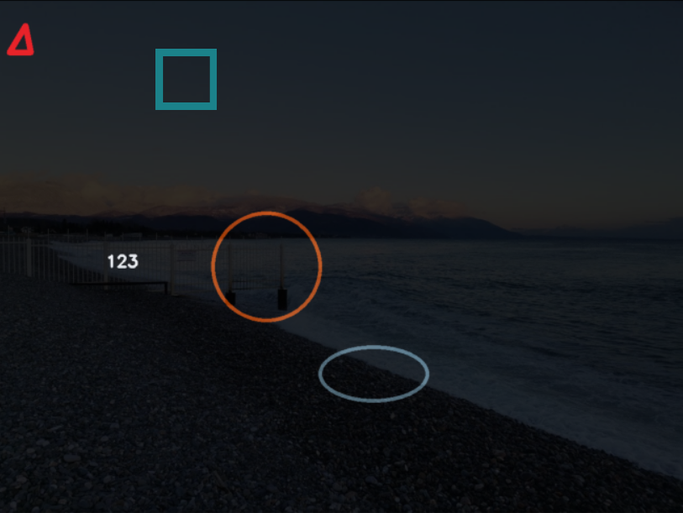
#> input picture Магистратура/Обработка и анализ изображений/other/lab2.png, 683 x 513 px, shrunk from 813 x 611 before the run, found by its file name
$ jupyter execute --allow-errors Lab_6.ipynb
#> lines starting #> are read from the running program, lines starting #| are printed output that depends on the picture; after the words box and inside, x2 and y2 are one past the last pixel; in counts of white or black regions, pixels touching at a corner belong together
[cell 1]
root_folder = '/content/drive/MyDrive/магистратура/Обработка и анализ изображений/other/'

[cell 2]
from copy import deepcopy
import cv2
import numpy as np
import matplotlib.pyplot as plt
from google.colab.patches import cv2_imshow

[cell 3]
def print_img(img, title = '', shape = (12,9)):
  plt.figure(figsize = shape)
  plt.title(title)
  plt.imshow(cv2.cvtColor(img, cv2.COLOR_BGR2RGB))

def print_img_grey(img, title = '', shape = (12,9)):
  plt.figure(figsize = shape)
  plt.title(title)
  plt.imshow(cv2.cvtColor(img, cv2.COLOR_GRAY2RGB))


def reverse_shape(shape):
  result = []
  for i in range(len(shape)):
    result.append(shape[len(shape)-i-1])
  return(tuple(result))

# [11 lines of commented-out code are left out]

[cell 4]
img_lab = cv2.imread(root_folder+"lab2.png")
#> img_lab is the input picture: shape (513, 683, 3); mean B, G, R 30.9, 26.6, 22.8

## Задание 1

[cell 5]
_, img_contours = cv2.threshold(cv2.cvtColor(img_lab, cv2.COLOR_BGR2GRAY), 50,255,cv2.THRESH_BINARY)
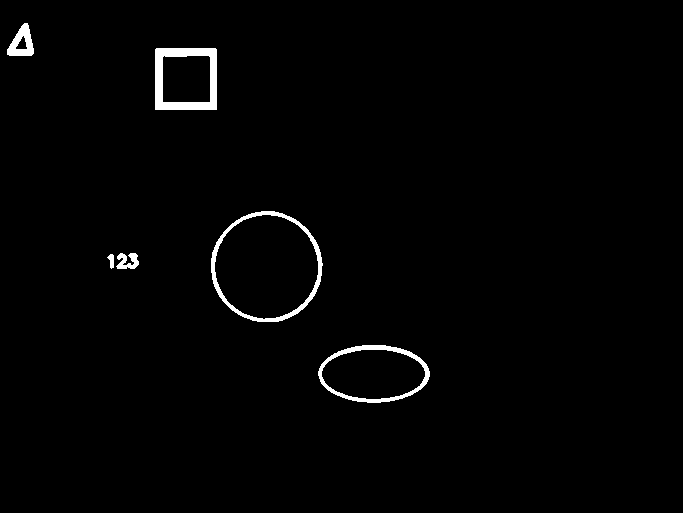
#> img_contours: shape (513, 683); 1.4% white; 6 white regions, box (x1, y1, x2, y2) and area: (155, 48, 217, 110) 1704, (211, 211, 323, 322) 1404, (318, 345, 430, 403) 1102, (7, 23, 34, 56) 503, (116, 253, 139, 269) 241, (107, 254, 114, 269) 65

[cell 6]
print_img(img_contours)

[cell 7]
contours,hier = cv2.findContours(img_contours, cv2.RETR_EXTERNAL, cv2.CHAIN_APPROX_SIMPLE )
#> contours = 6 contours; box (x1, y1, x2, y2) and area: (211, 211, 323, 322) 9568, (318, 345, 430, 403) 4936, (155, 48, 217, 110) 3720, (7, 23, 34, 56) 537, (116, 253, 139, 269) 191, (107, 254, 114, 269) 48

[cell 8]
res_c_img = img_lab

[cell 9]
spliter = np.mean([len(cont) for cont in contours])
#> spliter = 62.17

[cell 10]
curr_contours = {'square':[],'circle':[]}
for contour in contours:
  if len(contour) == 4:
    res_c_img = cv2.drawContours(res_c_img, [contour], 0, [255,0,0], 2)
    curr_contours['square'].append(contour)
  elif len(contour) >= spliter:
     res_c_img = cv2.drawContours(res_c_img, [contour], 0, [0,255,0], 2)
     curr_contours['circle'].append(contour)
#> this loop made 6 passes
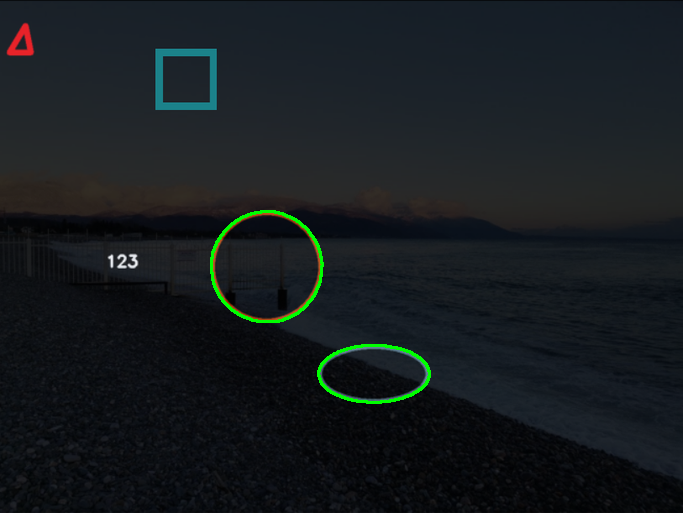
#> res_c_img: shape (513, 683, 3); mean B, G, R 30.6, 27.8, 22.3

[cell 11]
print_img(res_c_img)

#> (a cell that did not finish here is left out)

[cell 13]
#Периметр квадрата

#> (a cell that did not finish here is left out)

## Задание 2

[cell 15]
from copy import deepcopy

[cell 16]
img_task2 = cv2.imread(root_folder+"patric.jpg")
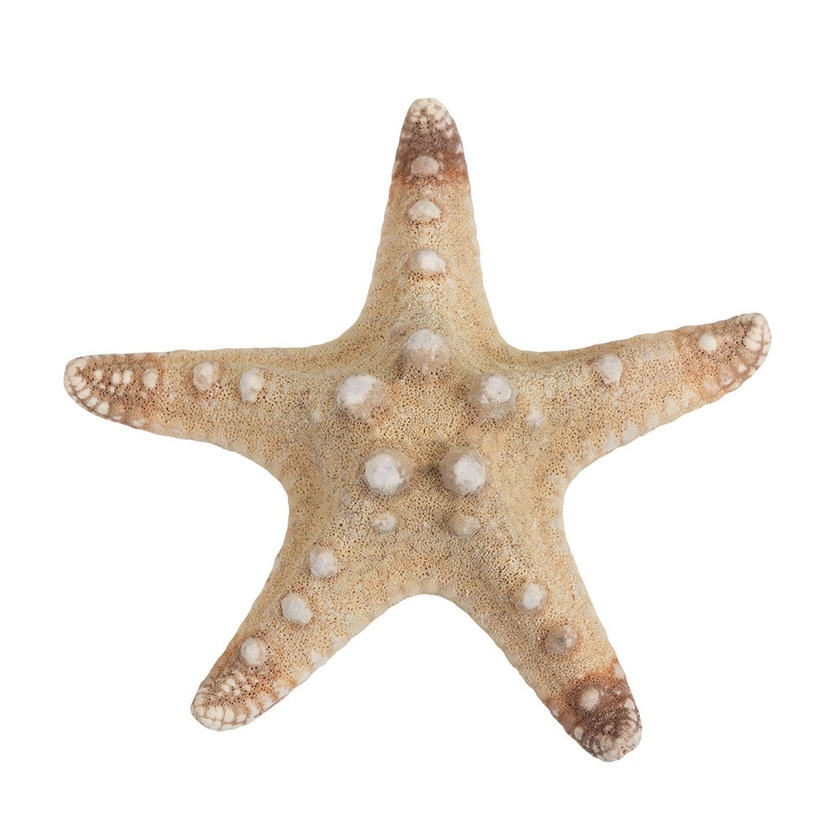
#> input picture Магистратура/Обработка и анализ изображений/other/patric.jpg, 840 x 840 px, shrunk from 1000 x 1000 before the run, found by its file name
#> img_task2 is the input picture: shape (840, 840, 3); mean B, G, R 226.8, 233.6, 240.1

[cell 17]
draw = deepcopy(img_task2)

[cell 18]
kernel_size = 9
kernel_motion_blur = np.zeros((kernel_size, kernel_size))
kernel_motion_blur[int((kernel_size-1)/2), :] = np.ones(kernel_size)
kernel_motion_blur = kernel_motion_blur / kernel_size
blur_img = cv2.filter2D(img_task2, -1, kernel_motion_blur)

[cell 19]
_, img_task_tmp = cv2.threshold(cv2.cvtColor(blur_img, cv2.COLOR_BGR2GRAY), 250,255,cv2.THRESH_BINARY_INV)
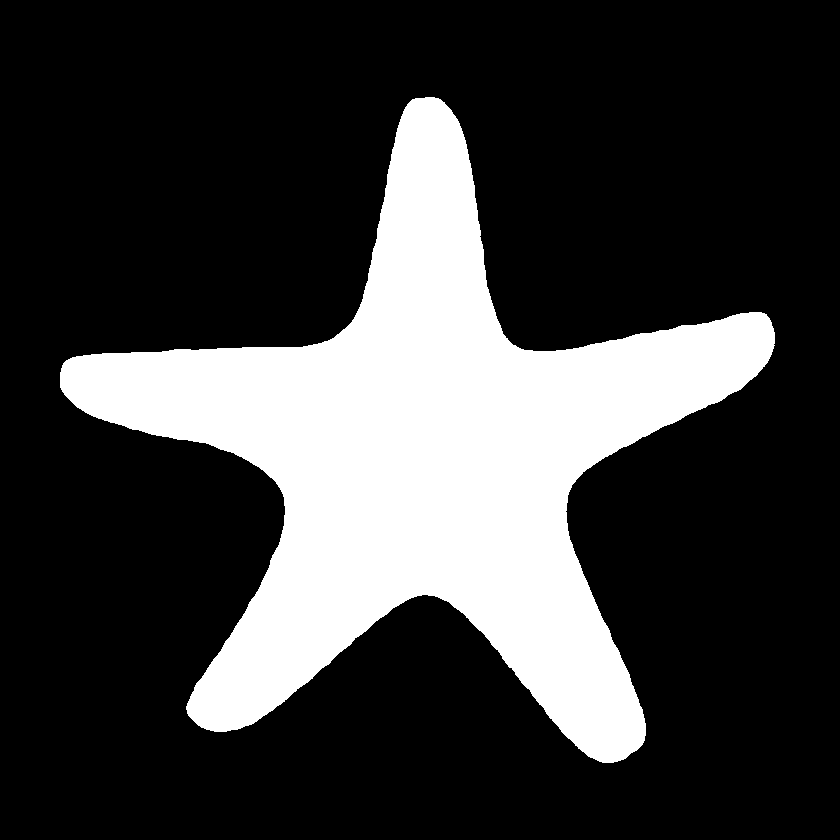
#> img_task_tmp: shape (840, 840); 24.1% white; 1 white region, box (x1, y1, x2, y2) and area: (60, 97, 775, 763) 170017

[cell 20]
print_img(img_task_tmp)

[cell 21]
contours, hierarchy = cv2.findContours(img_task_tmp,cv2.RETR_EXTERNAL, cv2.CHAIN_APPROX_SIMPLE)
#> contours = 1 contour; box (x1, y1, x2, y2) and area: (60, 97, 775, 763) 168759

[cell 22]
len(contours)
#> Out = 1

[cell 23]
draw_cont = cv2.drawContours(img_task2, contours, -1, (0, 255, 0), 2)
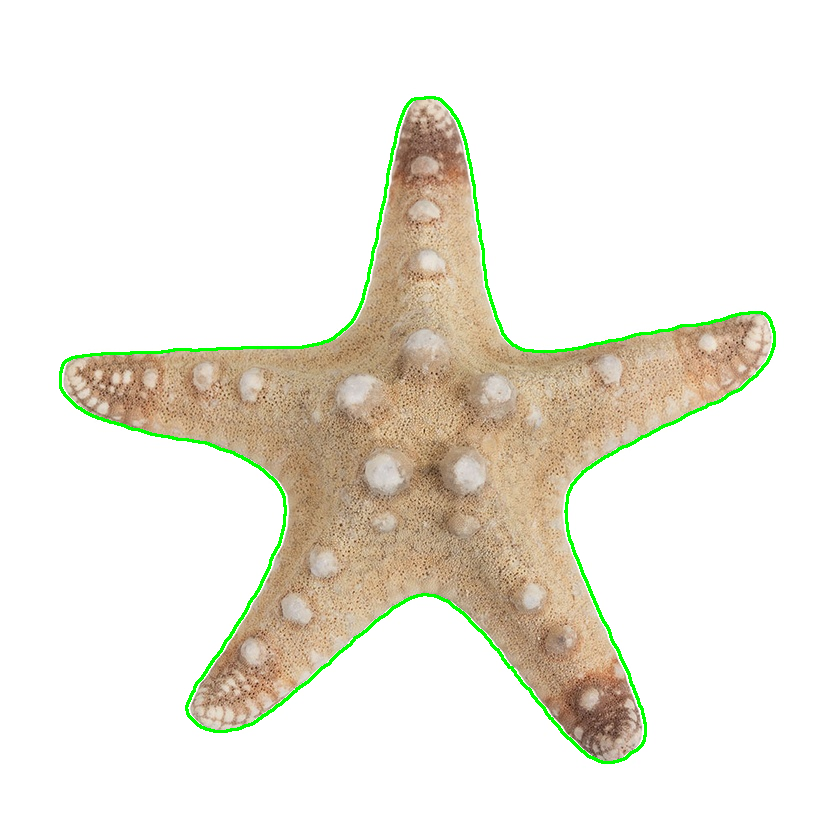
#> draw_cont: shape (840, 840, 3); mean B, G, R 223.5, 233.7, 236.8

[cell 24]
print_img(draw_cont)

[cell 25]
hull = cv2.convexHull(contours[0])
#> hull = contour of 32 points, box (x1, y1, x2, y2) (60, 97, 775, 763), area 327144

[cell 26]
hull_img = cv2.drawContours(img_task2, [hull], -1, (0, 0, 255), 2)

[cell 27]
print_img(hull_img)
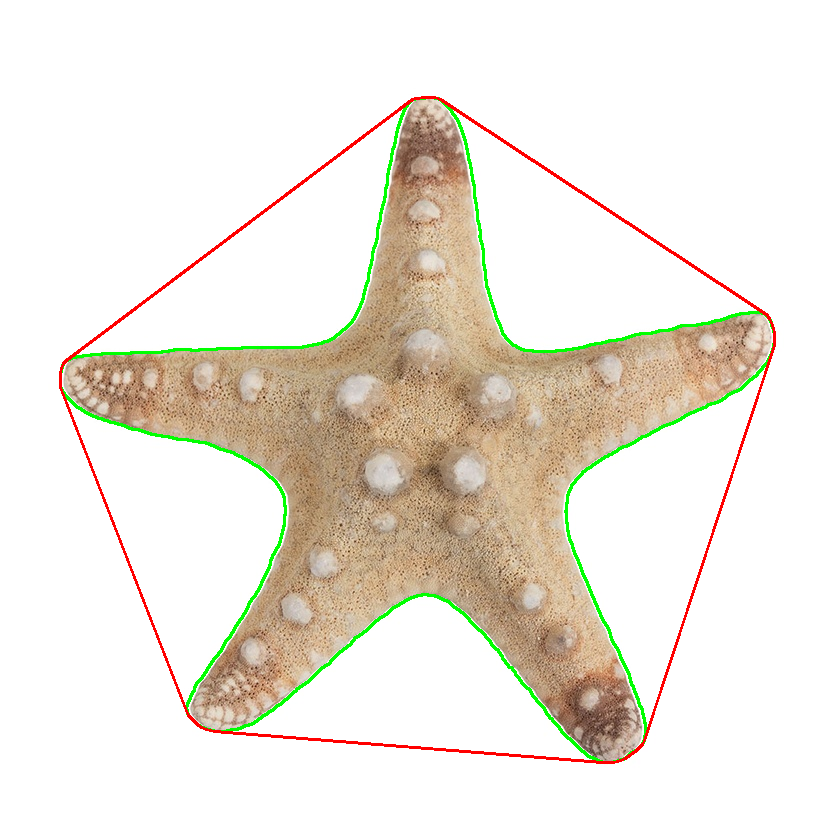
#> shown: shape (840, 840, 3); mean R, G, B 237.1, 231.4, 221.5

[cell 28]
new_hull = cv2.convexHull(contours[0], returnPoints=False)
#> new_hull = 32 values, max 1221 at index 0, min 0 at index 31, mean 588.5

[cell 29]
defects = cv2.convexityDefects(contours[0], new_hull)
#> defects = 26 rows, first 6: [0, 2, 1, 229], [2, 4, 3, 162], [4, 166, 117, 36666], [167, 169, 168, 114], [169, 171, 170, 162], [171, 173, 172, 186]

for i in range(defects.shape[0]):
  s,e,f,d = defects[i,0]
  start = tuple(contours[0][s][0])
  end = tuple(contours[0][e][0])
  far = tuple(contours[0][f][0])
  cv2.line(hull_img,start,end,[130,120,0],3)
  cv2.circle(hull_img,far,5,[0,0,255],-1)
#> this loop made 26 passes
#> (s, e, f, d, start, end, far) on passes 1 to 12: (0, 2, 1, 229, (425, 97), (415, 98), (424, 98)), (2, 4, 3, 162, (415, 98), (412, 99), (414, 99)), (4, 166, 117, 36666, (412, 99), (66, 360), (333, 338)), (167, 169, 168, 114, (63, 363), (62, 365), (63, 364)), (169, 171, 170, 162, (62, 365), (61, 368), (62, 367)), (171, 173, 172, 186, (61, 368), (60, 372), (61, 371)), (174, 440, 303, 43251, (60, 387), (187, 713), (283, 494)), (440, 442, 441, 114, (187, 713), (188, 715), (188, 714)), (443, 445, 444, 142, (198, 725), (201, 727), (199, 725)), (445, 449, 446, 190, (201, 727), (206, 729), (203, 727)), (449, 453, 450, 186, (206, 729), (214, 731), (209, 729)), (453, 671, 564, 39303, (214, 731), (602, 762), (427, 594))
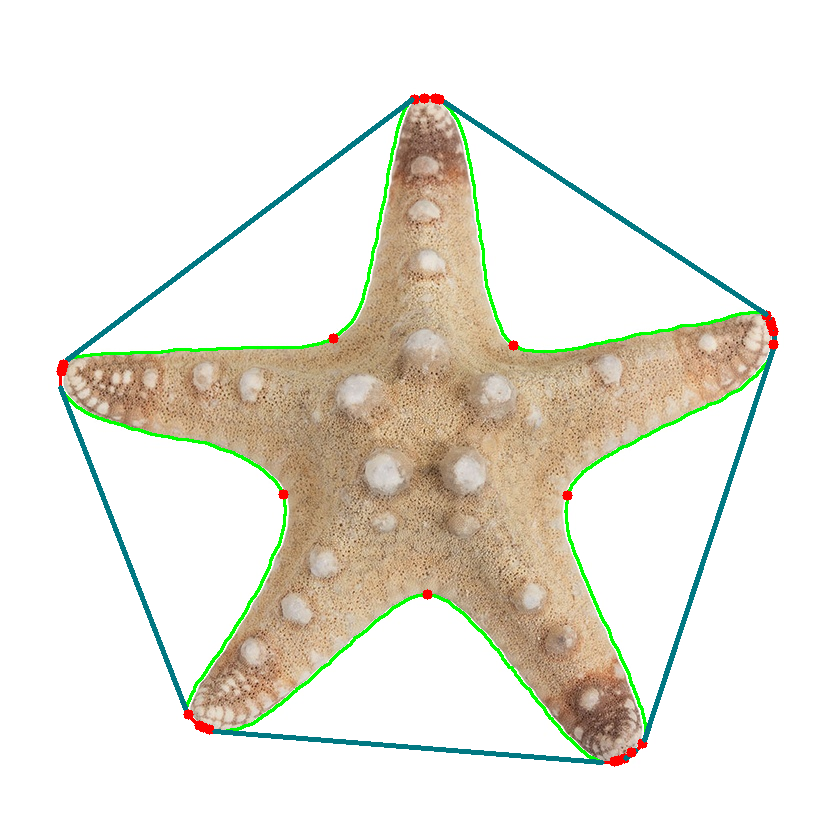
#> hull_img: shape (840, 840, 3); mean B, G, R 221.6, 231.2, 233.6

[cell 30]
x_values = []
y_values = []

for element in contours[0]:
  element = element[0]
  x_values.append(element[0])
  y_values.append(element[1])
#> this loop made 1222 passes
#> element on passes 1 to 3: [425, 97], [424, 98], [415, 98]
#> after the loop, x_values = 1222 values, max 774 at index 999, min 60 at index 173, mean 441.9; y_values = 1222 values, max 762 at index 671, min 97 at index 0, mean 472.8

[cell 31]
print(max(x_values), min(x_values))
#| 774 60
print(max(y_values), min(y_values))
#| 762 97

[cell 32]
print_img(hull_img)

[cell 33]
top = (min(x_values), min(y_values))
#> top = (60, 97)
bottom = (max(x_values), max(y_values))
#> bottom = (774, 762)
max_y_x = 0
for index in range(len(y_values)):
  if y_values[index] == bottom[1] and x_values[index] > max_y_x:
    max_y_x = x_values[index]
#> this loop made 1222 passes
#> max_y_x on passes 672 to 673: 602, 613
#> after the loop, max_y_x = 613

[cell 34]
#Прямоугольник
draw = cv2.rectangle(draw,top,bottom,[255,0,0],2)

#Круг
x_ = top[0] + int((bottom[0]-top[0])/2)
#> x_ = 417
y_ = top[1] + int((bottom[1]-top[1])/2)
#> y_ = 429
radius = int(pow((x_ - max_y_x)**2+(y_ - bottom[1])**2,0.5))
#> radius = 386
draw = cv2.circle(draw,(x_,y_), radius, [0,70,200], 5)

#Эллипс
axe_x_len = int((bottom[0]-top[0])/2)
#> axe_x_len = 357
draw = cv2.ellipse(draw,(x_, y_), (axe_x_len, radius), 0, 0, 360, [134,120,90], 5)

#Ось
draw = cv2.line(draw, (x_, top[1]),(x_,bottom[1]), [0,255,0],3)
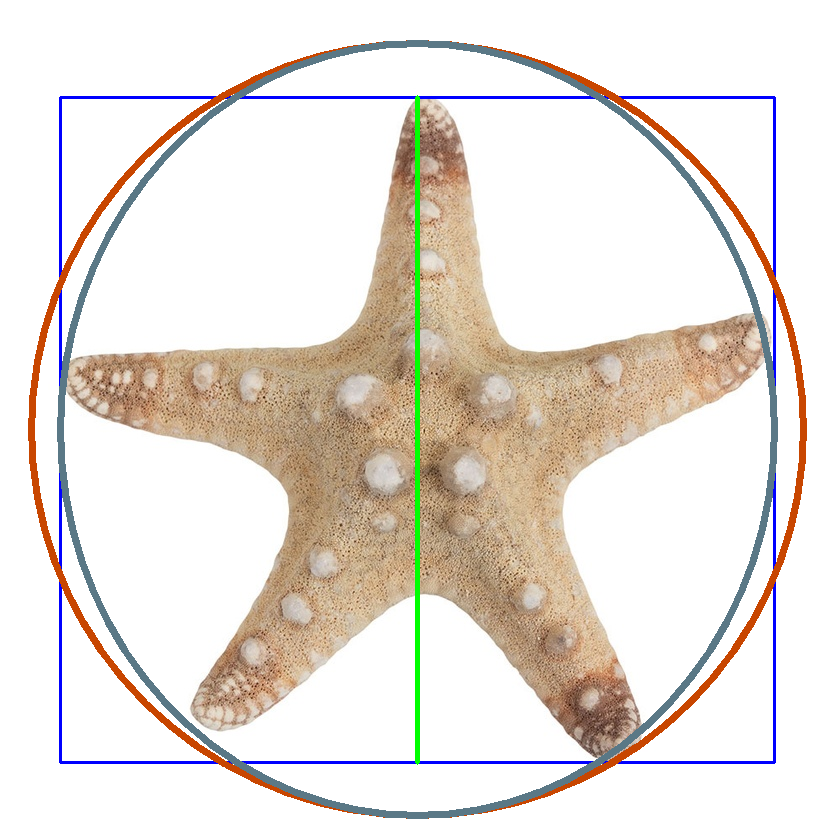
#> draw: shape (840, 840, 3); mean B, G, R 218.5, 224.8, 231.8

[cell 35]
print_img(draw)

## Задание 3

[cell 36]
rail_car = cv2.imread(root_folder+'railway_carriage.jpg')

[cell 37]
kernel_size = 3
kernel_motion_blur = np.zeros((kernel_size, kernel_size))
kernel_motion_blur[int((kernel_size-1)/2), :] = np.ones(kernel_size)
kernel_motion_blur = kernel_motion_blur / kernel_size
#> (the rest of this cell did not finish here and is left out)

#> (a cell that did not finish here is left out)

#> (a cell that did not finish here is left out)

#> (a cell that did not finish here is left out)

[cell 41]
rail_car_draw = deepcopy(rail_car)
for index, cnt in enumerate(contours):
  rail_car_draw = cv2.drawContours(rail_car_draw,[cnt], 0, (0, 255, 0), 2)
  coord = tuple(cnt[0].reshape(2))
  rail_car_draw = cv2.putText(rail_car_draw, str(index), coord, cv2.FONT_HERSHEY_SIMPLEX, 0.7, [0,0,255],2)
#> this loop made 1 pass
